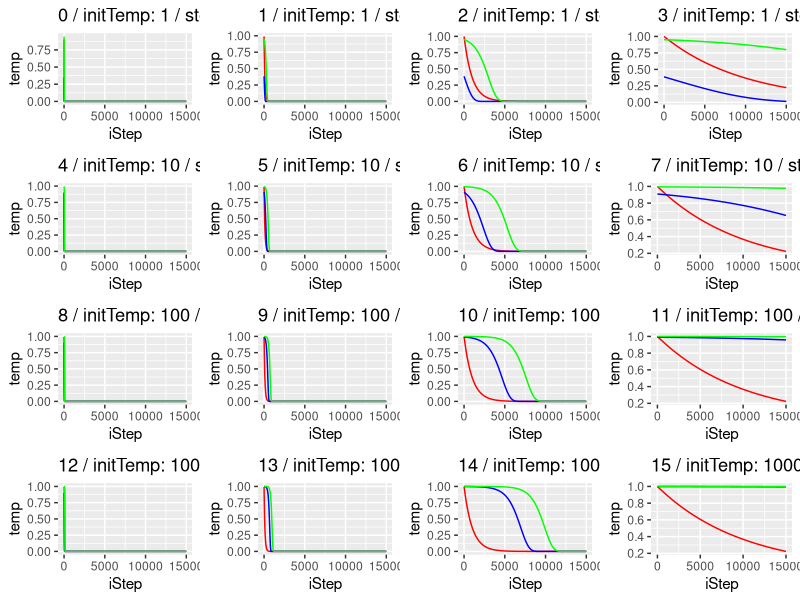

R code for this plot:
library(ggplot2)
library(ggpubr)

tempFunc = function(
    initTemp,
    step,
    kMax
){

    k = seq(1, kMax)
    Temp = initTemp * (1 - step)^k

    return(Temp)
}

initTempVec = c(1, 10, 100, 1000)
stepVec = c(0.1, 0.01, 0.001, 0.0001)
kMax = 15000
# kMax = 15
rewardRatio = 0.95


resDfList = list()

plotList = list()

i = 0
for(initTemp in initTempVec){

    print(initTemp)

    for(step in stepVec){

        print(step)

        tempRaw = tempFunc(
            initTemp=initTemp,
            step=step,
            kMax=kMax
        )
        
        temp = tempRaw / initTemp

        blueVals = exp(-(rewardRatio/tempRaw))
        greenVals = exp(-((1-rewardRatio)/tempRaw))

        thisResDf = data.frame(
            i=i,
            kMax=kMax,
            initTemp=initTemp,
            step=step,
            temp=temp,
            blueVals=blueVals,
            greenVals=greenVals,
            iStep = seq(1, kMax)
        )
        
        title = paste0(i, " / initTemp: ", initTemp, " / step: ", step)
        
        p = ggplot(thisResDf, aes(x=iStep, y=temp)) + 
            geom_line(color='red') +
            geom_line(aes(x=iStep,y=blueVals),color='blue') +
            geom_line(aes(x=iStep,y=greenVals),color='green') +
            ggtitle(title)
        
        # print(p)
        
        plotList[[as.character(i)]] = p
        
        resDfList[[as.character(i)]] = thisResDf

        i = i + 1
    }

}

# resDf = dplyr::bind_rows(resDfList)
# 
# thisResDf = resDfList[["0"]]

q = ggarrange(plotlist = plotList, ncol=4, nrow = 4)
q
# ggsave
